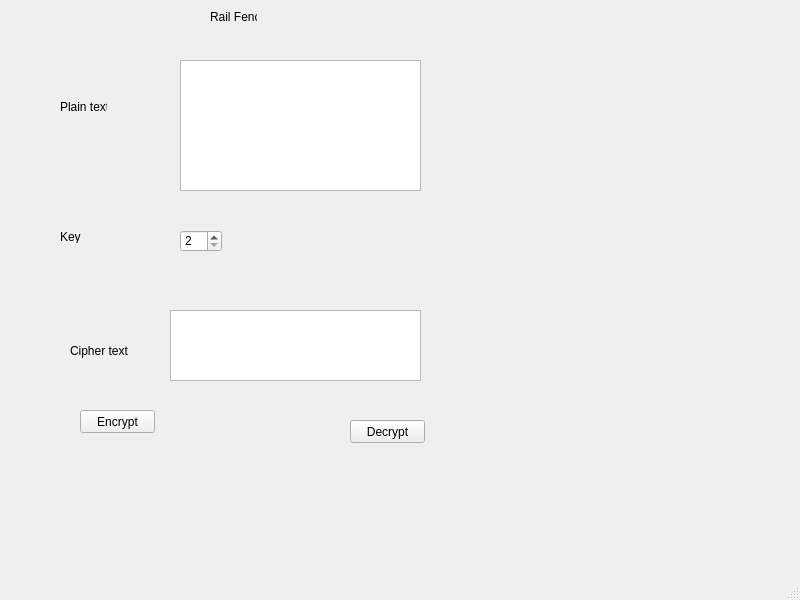
<?xml version="1.0" encoding="UTF-8"?>
<ui version="4.0">
 <class>MainWindow</class>
 <widget class="QMainWindow" name="MainWindow">
  <property name="geometry">
   <rect>
    <x>0</x>
    <y>0</y>
    <width>800</width>
    <height>600</height>
   </rect>
  </property>
  <property name="windowTitle">
   <string>MainWindow</string>
  </property>
  <widget class="QWidget" name="centralwidget">
   <widget class="QPlainTextEdit" name="txt_plain">
    <property name="geometry">
     <rect>
      <x>180</x>
      <y>60</y>
      <width>241</width>
      <height>131</height>
     </rect>
    </property>
   </widget>
   <widget class="QPlainTextEdit" name="txt_cipher">
    <property name="geometry">
     <rect>
      <x>170</x>
      <y>310</y>
      <width>251</width>
      <height>71</height>
     </rect>
    </property>
   </widget>
   <widget class="QSpinBox" name="spin_key">
    <property name="geometry">
     <rect>
      <x>180</x>
      <y>230</y>
      <width>42</width>
      <height>22</height>
     </rect>
    </property>
    <property name="minimum">
     <number>2</number>
    </property>
   </widget>
   <widget class="QLabel" name="label">
    <property name="geometry">
     <rect>
      <x>60</x>
      <y>100</y>
      <width>47</width>
      <height>13</height>
     </rect>
    </property>
    <property name="text">
     <string>Plain text</string>
    </property>
   </widget>
   <widget class="QLabel" name="label_2">
    <property name="geometry">
     <rect>
      <x>60</x>
      <y>230</y>
      <width>47</width>
      <height>13</height>
     </rect>
    </property>
    <property name="text">
     <string>Key</string>
    </property>
   </widget>
   <widget class="QLabel" name="label_3">
    <property name="geometry">
     <rect>
      <x>210</x>
      <y>10</y>
      <width>47</width>
      <height>13</height>
     </rect>
    </property>
    <property name="text">
     <string>Rail Fence</string>
    </property>
   </widget>
   <widget class="QLabel" name="label_4">
    <property name="geometry">
     <rect>
      <x>70</x>
      <y>330</y>
      <width>71</width>
      <height>41</height>
     </rect>
    </property>
    <property name="text">
     <string>Cipher text</string>
    </property>
   </widget>
   <widget class="QPushButton" name="btn_encrypt">
    <property name="geometry">
     <rect>
      <x>80</x>
      <y>410</y>
      <width>75</width>
      <height>23</height>
     </rect>
    </property>
    <property name="text">
     <string>Encrypt</string>
    </property>
   </widget>
   <widget class="QPushButton" name="btn_decrypt">
    <property name="geometry">
     <rect>
      <x>350</x>
      <y>420</y>
      <width>75</width>
      <height>23</height>
     </rect>
    </property>
    <property name="text">
     <string>Decrypt</string>
    </property>
   </widget>
  </widget>
  <widget class="QMenuBar" name="menubar">
   <property name="geometry">
    <rect>
     <x>0</x>
     <y>0</y>
     <width>800</width>
     <height>21</height>
    </rect>
   </property>
  </widget>
  <widget class="QStatusBar" name="statusbar"/>
 </widget>
 <resources/>
 <connections/>
</ui>
